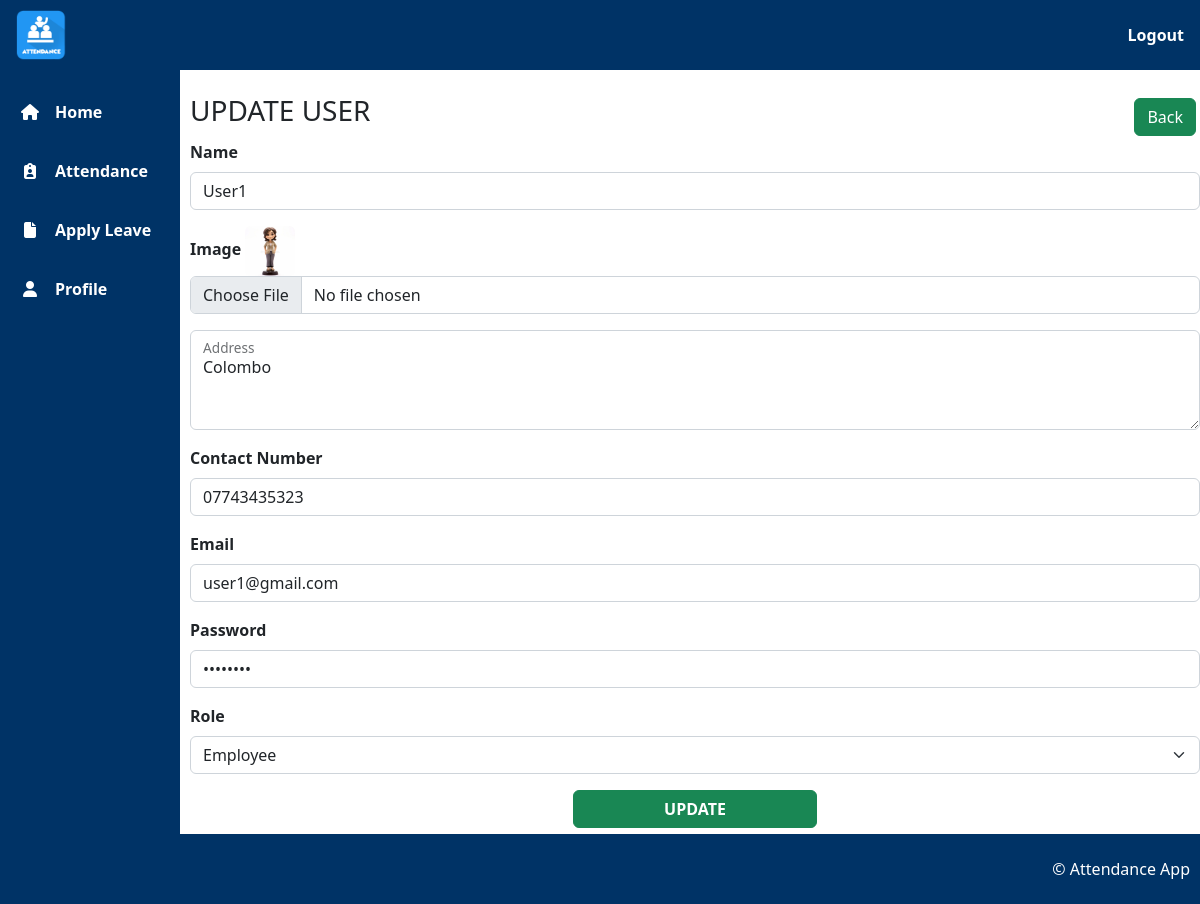
The app's page /employee/edit_user.php?edit=6 (signed in) with its own data.
### tables this page shows
CREATE TABLE `users` (
  `user_id` int(10) NOT NULL,
  `user_name` varchar(50) NOT NULL,
  `user_image` text NOT NULL,
  `user_address` text NOT NULL,
  `user_contact` varchar(12) NOT NULL,
  `user_email` varchar(50) NOT NULL,
  `user_password` varchar(50) NOT NULL,
  `user_role` varchar(50) NOT NULL
);

### employee/edit_user.php (the view, shortened to what this page needs)
<?php
    include '../includes/user_head.php';
    include '../includes/user_navbar.php';
    include '../includes/user_sidebar.php';
?>
<main>
    <section>
        <div>
            <div class="d-flex justify-content-between">
                <h3 class="text-uppercase">Update User</h3>
                <a onclick="goBack()" class='btn btn-success m-1'>Back</a>
            </div>
            <div>
                <?php
                if (isset($_GET['edit'])) {
                    $user_id = $_GET['edit'];
                    $query = "SELECT * FROM users WHERE user_id='$user_id'";
                    $query_conn = mysqli_query($connection, $query);
                    while ($result = mysqli_fetch_assoc($query_conn)) {
                        $user_name = $result['user_name'];
                        $user_image = $result['user_image'];
                        $user_address = $result['user_address'];
                        $user_contact = $result['user_contact'];
                        $user_email = $result['user_email'];
                        $user_password = $result['user_password'];
                        $user_role = $result['user_role'];
                    }
                }
                ?>
                <form action="../queries/update_user_form.php" method="POST" enctype="multipart/form-data">
                    <div class="mb-3">
                        <label class="form-label fw-bold">Name</label>
                        <input type="text" class="form-control" name="user_name" placeholder="Full Name"
                            value="<?php echo $user_name; ?>" required>
                    </div>
                    <div class="mb-3">
                        <label class="form-label fw-bold">Image</label>
                        <img class="rounded" src="../images/<?php echo $user_image; ?>" width="50" height="50">
                        <input class="form-control" type="file" name="user_image">
                    </div>
                    <div class="mb-3">
                        <div class="form-floating">
                            <textarea class="form-control" name="user_address" id="floatingTextarea2"
                                style="height: 100px" required><?php echo $user_address; ?></textarea>
                            <label for="floatingTextarea2">Address</label>
                        </div>
                    </div>
                    <div class="mb-3">
                        <label class="form-label fw-bold">Contact Number</label>
                        <input type="text" class="form-control" name="user_contact" value="<?php echo $user_contact; ?>"
                            placeholder="+9412345678" required>
                    </div>
                    <div class="mb-3">
                        <label class="form-label fw-bold">Email</label>
                        <input type="email" class="form-control" name="user_email" value="<?php echo $user_email; ?>"
                            placeholder="example@gmail.com" required>
                    </div>
                    <div class="mb-3">
                        <label class="form-label fw-bold">Password</label>
                        <input type="password" class="form-control" name="user_password"
                            value="<?php echo $user_password; ?>" placeholder="Password" required>
                    </div>
                    <div class="mb-3">
                        <label class="form-label fw-bold">Role</label>
                        <select class="form-select" name="user_role">
                            <option value="<?php echo $user_role; ?>"><?php echo $user_role; ?></option>
                        </select>
                    </div>
                    <div class="m-3">
                        <div class='text-center'>
                            <button type="submit" name="update" class="btn btn-success fw-bold w-25">UPDATE</button>
                        </div>
                    </div>
                </form>
            </div>
        </div>
    </section>
</main>
 <?php
include '../includes/user_footer.php';
?>

### css/employee_style.css (style rules this page uses)
a { text-decoration: none; }
main { margin-top: 70px; margin-left: 190px; padding-bottom: 60px; }

### records on screen
users: user_name "User1", user_image (picture), user_address "Colombo", user_contact "07743435323", user_email "user1@gmail.com", user_role "Employee"
